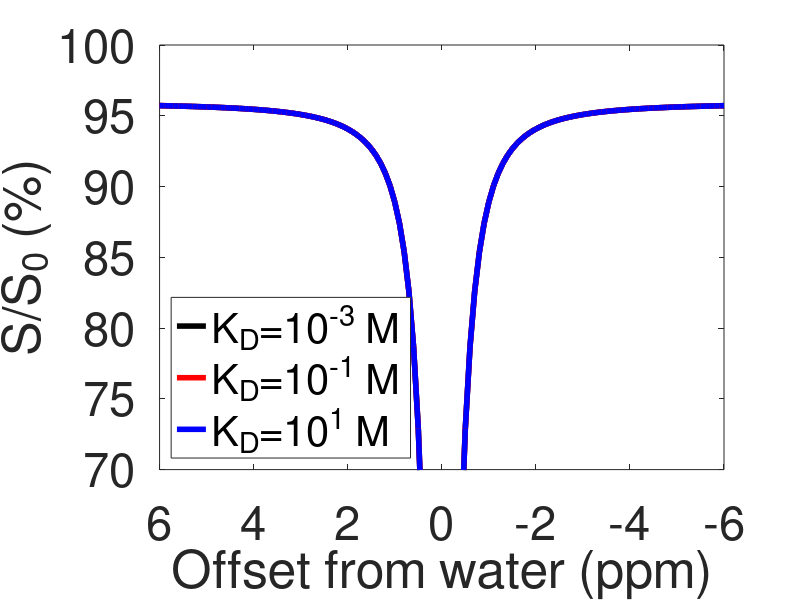

This chart was generated by the following MATLAB code:
% W---RelayOH---LB----L
% initial magnetization: M10,M20,M30,M40
clc;
clear all;
close all;

colorList = {[0 0 0],[1 0 0],[0 0 1]};

R11=1/2.8;   % R11: R1 for I; R12: R1 for S
R21=1/1.8;R22=1/1e-6; R23=2.5*5e5; R24=R23; R25=1/0.6;% R21: R2 for I; R22: R2 for S
wa=0; w2=-2.3; w3=1.2; w4=-4; w5=-4;

plist = 1e-10;%0.4; % total ligands: M

pp = 0;
kon = 1*1e5;
na=9;

% kbind = 10^2.8;
% koff = 100;
pR = 0.001;  % receptor population:[R] M
kd_list=[0.001, 0.1, 10];

for p = plist
        
for kd = kd_list
%     [5e-2,1e-1,1.3e-1,1.5e-1,1.8e-1,2e-1,3e-1,4e-1,5e-1,6e-1,7e-1,8e-1,9e-1,1,1.2,1.4,1.6,1.8,2,3,4,5,6,7,8,9,10]  

pp = pp+1; 

% LT = p;   % total ligands
% LB = (LT+pR+kd)/2-sqrt((LT+pR+kd)^2-4*LT*pR)/2; % bound ligands
% L = LT-LB; % free ligands;

L = p; % free ligands;
LB = (L/(L+kd))*pR;
LT = L+LB;   % total ligands

% kon = koff/kd;
kbind = kon*(pR-LB); % kon*[R]
% kon = kbind/(pR-LB);
koff = kd*kon;   

M50 = na*L; M40 = na*LB; M30 = M40; M10=106; M20=0.05*M10; 
k31 = 1000;
k13 =k31*M30/M10;

k21 = 30;
k12 = k21*M20/M10;

u34 = 2*5e5; u43 = u34*M30/M40;
n34 = -1*5e5; n43 = n34*M30/M40;
R13=-1*n34;R14=-1*n34;R15=1/1.8; R12=1/1.;

for wp=600/(2*pi)

for t=50; %mxing time
dwa=-6:0.1:6;
nn=length(dwa);
for j=1:nn
    dw1=(wa-dwa(j))*750*2*pi;
    dw2=(wa-dwa(j)+w2)*750*2*pi;  
    dw3=(wa-dwa(j)+w3)*750*2*pi;  
    dw4=(wa-dwa(j)+w4)*750*2*pi;
    dw5=(wa-dwa(j)+w5)*750*2*pi;

M0=[0.5 0 0 M10 0 0 M20 0 0 M30 0 0 M30 0 0 M40];
% M0=[0.4 0 0 M40 0 0 M30 0 0 M20 0 0 M10]; 
% pulse period
%    wp=2*pi*2;
   wx=0;wy=wp*2*pi;
   
P= [0                       0                   0                   0                  0            0            0            0            0             0            0            0             0           0            0             0;...
    0                       R21+k12+k13        -dw1                 wy                -k21          0            0           -k31          0             0            0            0             0           0            0             0;...
    0                       dw1                 R21+k12+k13        -wx                 0           -k21          0            0           -k31           0            0            0             0           0            0             0;...
   -2*M10*R11               -wy                 wx                  R11+k12+k13        0            0           -k21          0            0           -k31           0            0            0             0           0             0;...
    0                      -k12                 0                   0                  R22+k21     -dw2          wy           0            0             0            0            0             0           0            0             0;...
    0                       0                  -k12                 0                  dw2          R22+k21 -wx               0            0             0            0            0             0           0            0             0;...
   -2*M20*R12               0                   0                  -k12               -wy           wx           R12+k21      0            0             0            0            0             0           0            0             0;...
    0                      -k13                 0                   0                  0            0            0            R23+k31     -dw3           wy           u43          0             0           0            0             0;...
    0                       0                  -k13                 0                  0            0            0            dw3          R23+k31      -wx           0            u43           0           0            0             0;...
   -2*M30*R13-2*n43*M40     0                   0                  -k13                0            0            0           -wy           wx            R13+k31      0            0             n43         0            0             0;...
    0                       0                   0                   0                  0            0            0            u34          0             0            R24+koff    -dw4            wy         -kbind        0             0;...
    0                       0                   0                   0                  0            0            0            0            u34           0            dw4          R24+koff     -wx          0           -kbind         0;...
   -2*M40*R14-2*n34*M30     0                   0                   0                  0            0            0            0            0             n34         -wy           wx            R14+koff    0            0            -kbind;...
    0                       0                   0                   0                  0            0            0            0            0             0           -koff         0             0           R25+kbind   -dw5           wy;...
    0                       0                   0                   0                  0            0            0            0            0             0            0           -koff          0           dw5          R25+kbind    -wx;...
    -2*M50*R15              0                   0                   0                  0            0            0            0            0             0            0            0            -koff        -wy           wx            R15+kbind];


temp1=expm(-P*t)*M0';    
M1(j)=temp1(4)/M10;
end

figure(1);
plot(dwa,M1*100,'','markersize',5,'linestyle','-','linewidth',4,'Color',colorList{pp}); hold on;
hold on;

signal(pp) =1- M1(dwa == w4);
set(gca,'XDir','reverse')

end
end
end
end

%%
set(gca,'ylim', [70 100],'xlim',[-6 6],'xtick',[-10:2:10]);
% set(gca,'ylim', [0.6 1.01],'xlim',[-3 3]);
set(gca,'XDir','reverse')
% 
% lg = legend(['K_D=0.01 M' char(10) '(k_{on}*[R]=36 s^{-1})'], ['K_D=1 M' char(10) '(k_{on}*[R]=364 s^{-1})'],['K_D=100 M' char(10) '(k_{on}*[R]=400 s^{-1})']);

lg = legend(['K_D=10^{-3} M'], ['K_D=10^{-1} M'],['K_D=10^{1} M'],'location','southwest');
% 
% ax = gca;
% neworder = [3,1,2];
% ax.Children = ax.Children(neworder);
% 
% neworder = [3,1,2];
% ax.Children = ax.Children(neworder);

set(gca,'fontsize',34)
set(lg, 'fontsize',30);
xlabel('Offset from water (ppm)')
ylabel('S/S_0 (%)')
h=gcf;
set(gcf, 'Position',  [100, 100, 655, 505])
set(h,'PaperOrientation','landscape');

